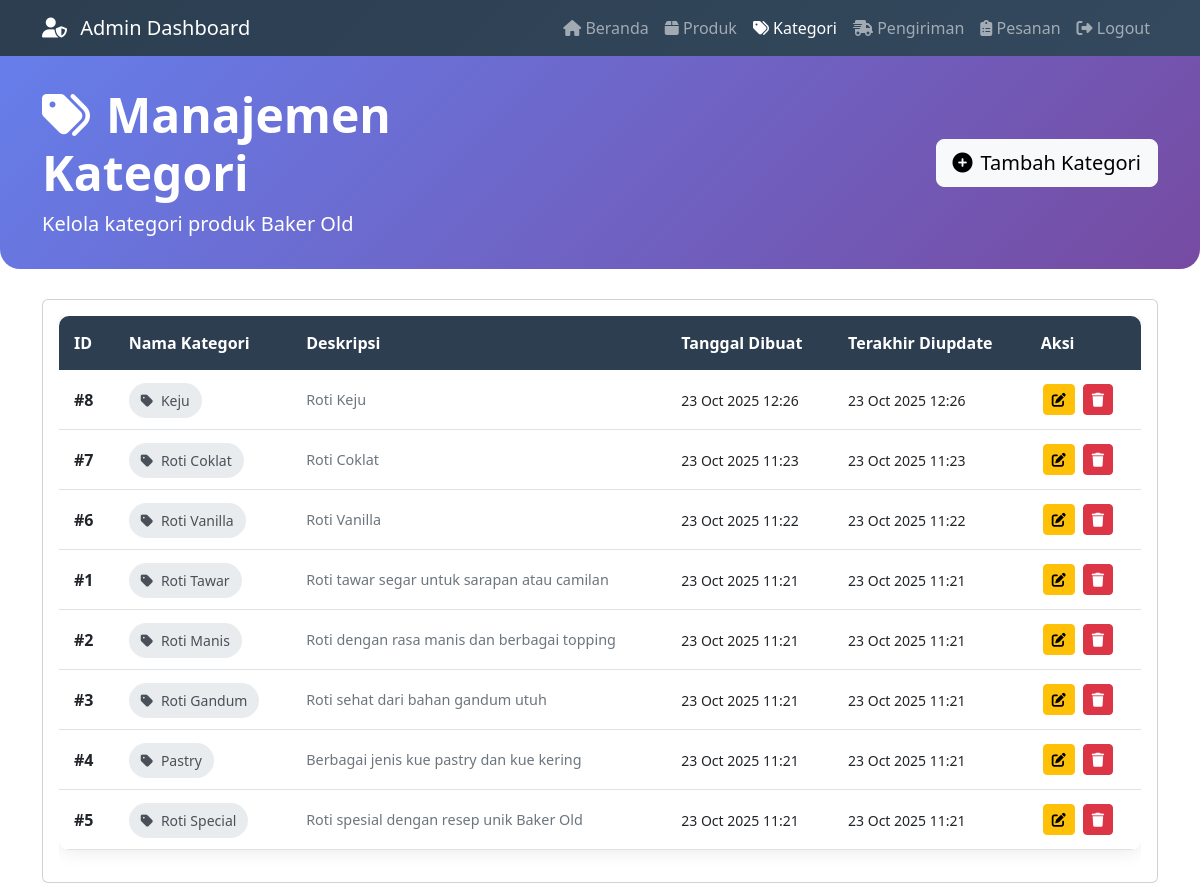
Page /admin_kategori.php (signed in) on the committed database.
### tables this page shows
CREATE TABLE `kategori` (
  `id_kategori` int NOT NULL,
  `nama_kategori` varchar(100) NOT NULL,
  `deskripsi` text,
  `created_at` timestamp NULL DEFAULT CURRENT_TIMESTAMP,
  `updated_at` timestamp NULL DEFAULT CURRENT_TIMESTAMP ON UPDATE CURRENT_TIMESTAMP
);

### admin_kategori.php (the view, shortened to what this page needs)
<?php
include 'koneksi.php';
$query = "SELECT * FROM kategori ORDER BY created_at DESC";
$result = $conn->query($query);
?>
<!DOCTYPE html>
<html lang="id">
<head>
    <link rel="stylesheet" href="https://cdnjs.cloudflare.com/ajax/libs/font-awesome/6.4.0/css/all.min.css">
    <link href="https://cdn.jsdelivr.net/npm/bootstrap@5.3.0/dist/css/bootstrap.min.css" rel="stylesheet">
</head>
<body>
    <nav class="navbar navbar-expand-lg navbar-dark">
        <div class="container">
            <a class="navbar-brand" href="#">
                <i class="fas fa-user-shield me-2"></i>
                Admin Dashboard
            </a>
            <div class="navbar-nav ms-auto">
                <a class="nav-link" href="admin_dashboard.php"><i class="fas fa-home"></i> Beranda</a>
                <a class="nav-link" href="admin_products.php"><i class="fas fa-box"></i> Produk</a>
                <a class="nav-link active" href="admin_categories.php"><i class="fas fa-tags"></i> Kategori</a>
                <a class="nav-link" href="admin_shipping.php"><i class="fas fa-shipping-fast"></i> Pengiriman</a>
                <a class="nav-link" href="admin_orders.php"><i class="fas fa-clipboard-list"></i> Pesanan</a>
                <a class="nav-link" href="admin_logout.php"><i class="fas fa-sign-out-alt"></i> Logout</a>
            </div>
        </div>
    </nav>
    <div class="page-header">
        <div class="container">
            <div class="row align-items-center">
                <div class="col-md-6">
                    <h1 class="display-5 fw-bold"><i class="fas fa-tags me-3"></i>Manajemen Kategori</h1>
                    <p class="lead mb-0">Kelola kategori produk Baker Old</p>
                </div>
                <div class="col-md-6 text-end">
                    <button class="btn btn-light btn-lg" data-bs-toggle="modal" data-bs-target="#addCategoryModal">
                        <i class="fas fa-plus-circle me-2"></i>Tambah Kategori
                    </button>
                </div>
            </div>
        </div>
    </div>
    <div class="container mt-4">
        <div class="card">
            <div class="card-body">
                <div class="table-responsive">
                    <table class="table table-hover table-rounded">
                        <thead>
                            <tr>
                                <th>ID</th>
                                <th>Nama Kategori</th>
                                <th>Deskripsi</th>
                                <th>Tanggal Dibuat</th>
                                <th>Terakhir Diupdate</th>
                                <th>Aksi</th>
                            </tr>
                        </thead>
                        <tbody>
                            <?php if ($result && $result->num_rows > 0): ?>
                                <?php while ($row = $result->fetch_assoc()): ?>
                                    <tr>
                                        <td><strong>#<?= $row['id_kategori'] ?></strong></td>
                                        <td>
                                            <span class="category-badge">
                                                <i class="fas fa-tag me-2"></i><?= htmlspecialchars($row['nama_kategori']) ?>
                                            </span>
                                        </td>
                                        <td>
                                            <?php if (!empty($row['deskripsi'])): ?>
                                                <div class="description-text"><?= htmlspecialchars($row['deskripsi']) ?></div>
                                            <?php else: ?>
                                                <span class="text-muted">-</span>
                                            <?php endif; ?>
                                        </td>
                                        <td>
                                            <small><?= date('d M Y H:i', strtotime($row['created_at'])) ?></small>
                                        </td>
                                        <td>
                                            <small><?= date('d M Y H:i', strtotime($row['updated_at'])) ?></small>
                                        </td>
                                        <td class="action-buttons">
                                            <button class="btn btn-sm btn-warning"
                                                    data-bs-toggle="modal"
                                                    data-bs-target="#editCategoryModal"
                                                    onclick="editCategory(
                                                        <?= $row['id_kategori'] ?>,
                                                        '<?= addslashes($row['nama_kategori']) ?>',
                                                        '<?= addslashes($row['deskripsi']) ?>'
                                                    )">
                                                <i class="fas fa-edit"></i>
                                            </button>
                                            <a href="?delete_id=<?= $row['id_kategori'] ?>"
                                               class="btn btn-sm btn-danger"
                                               onclick="return confirm('Yakin ingin menghapus kategori <?= addslashes($row['nama_kategori']) ?>?')">
                                                <i class="fas fa-trash"></i>
                                            </a>
                                        </td>
                                    </tr>
                                <?php endwhile; ?>
                            <?php endif; ?>
                        </tbody>
                    </table>
                </div>
            </div>
        </div>
    </div>
</body>
</html>

### admin_kategori.php (style rules this page uses)
.navbar { background: linear-gradient(135deg, #2c3e50 0%, #34495e 100%); }
.table-rounded { border-radius: 10px; overflow: hidden; box-shadow: 0 0 20px rgba(0,0,0,0.1); }
.table-rounded th { background: #2c3e50; color: white; border: none; padding: 15px; }
.table-rounded td { padding: 12px 15px; vertical-align: middle; }
.action-buttons .btn { margin: 2px; }
.page-header { background: linear-gradient(135deg, #667eea 0%, #764ba2 100%); color: white; padding: 30px 0; margin-bottom: 30px; border-radius: 0 0 20px 20px; }
.category-badge { background: #e9ecef; color: #495057; padding: 8px 12px; border-radius: 20px; font-size: 14px; font-weight: 500; }
.description-text { color: #6c757d; font-size: 0.9em; line-height: 1.4; }

### rows in the picture
kategori: id_kategori "8", nama_kategori "Keju", deskripsi "Roti Keju", created_at "23 Oct 2025 12:26", updated_at "23 Oct 2025 12:26"
kategori: id_kategori "7", nama_kategori "Roti Coklat", deskripsi "Roti Coklat", created_at "23 Oct 2025 11:23", updated_at "23 Oct 2025 11:23"
kategori: id_kategori "6", nama_kategori "Roti Vanilla", deskripsi "Roti Vanilla", created_at "23 Oct 2025 11:22", updated_at "23 Oct 2025 11:22"
kategori: id_kategori "1", nama_kategori "Roti Tawar", deskripsi "Roti tawar segar untuk sarapan atau camilan", created_at "23 Oct 2025 11:21", updated_at "23 Oct 2025 11:21"
kategori: id_kategori "2", nama_kategori "Roti Manis", deskripsi "Roti dengan rasa manis dan berbagai topping", created_at "23 Oct 2025 11:21", updated_at "23 Oct 2025 11:21"
kategori: id_kategori "3", nama_kategori "Roti Gandum", deskripsi "Roti sehat dari bahan gandum utuh", created_at "23 Oct 2025 11:21", updated_at "23 Oct 2025 11:21"
kategori: id_kategori "4", nama_kategori "Pastry", deskripsi "Berbagai jenis kue pastry dan kue kering", created_at "23 Oct 2025 11:21", updated_at "23 Oct 2025 11:21"
kategori: id_kategori "5", nama_kategori "Roti Special", deskripsi "Roti spesial dengan resep unik Baker Old", created_at "23 Oct 2025 11:21", updated_at "23 Oct 2025 11:21"
